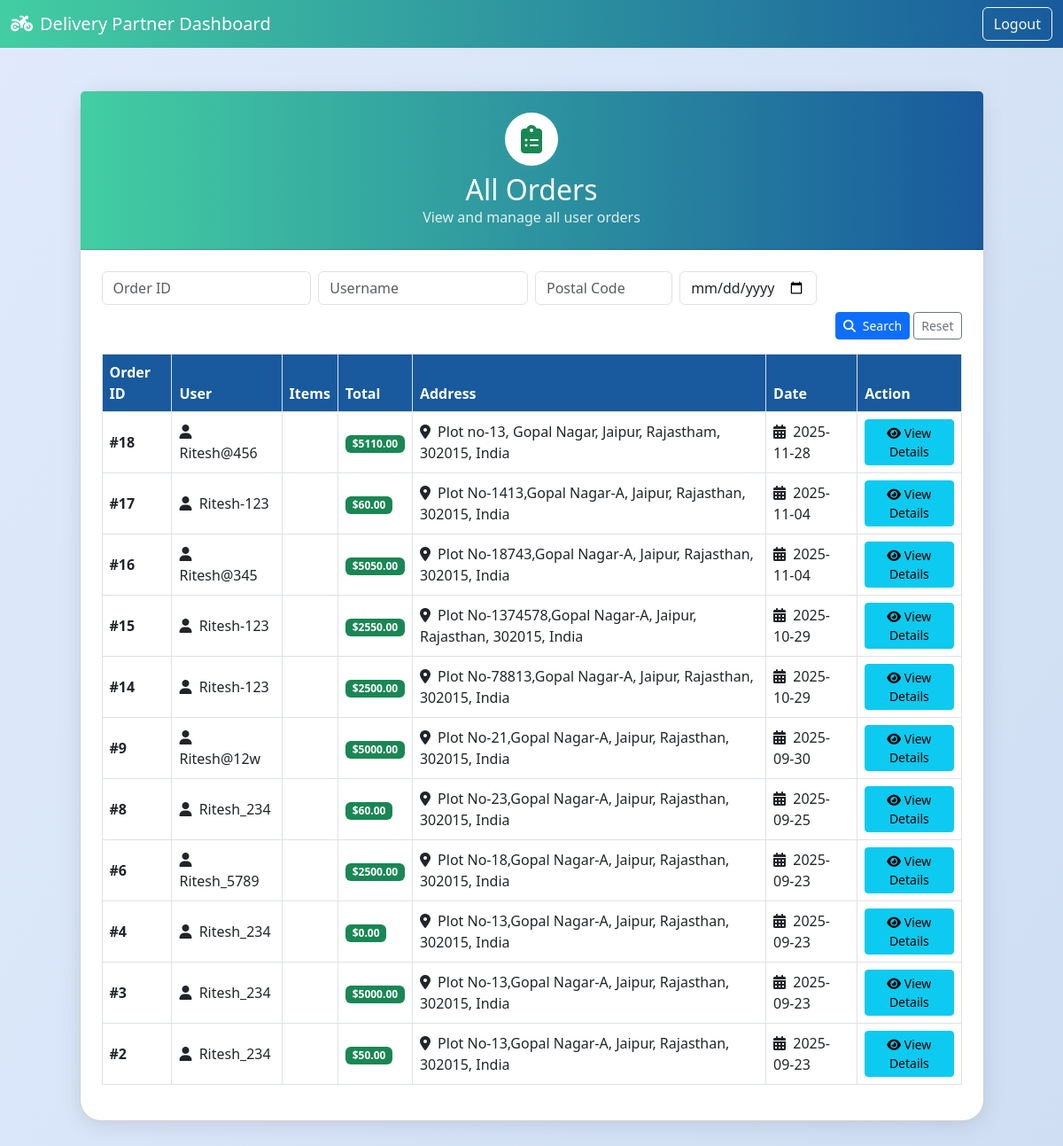
Screenshot of /delivery-partner/dashboard/ (signed in) with the database file from the repository.
### store/models.py (models this page shows, shortened)
class Order(models.Model):
    user = models.ForeignKey(User, on_delete=models.CASCADE)
    address = models.ForeignKey(Address, on_delete=models.CASCADE)
    created_at = models.DateTimeField(auto_now_add=True)
    items = models.ManyToManyField(CartItem)
    total = models.DecimalField(max_digits=10, decimal_places=2)
    tracking_status = models.CharField(max_length=100, default='Order Placed')

class Address(models.Model):
    user = models.ForeignKey(User, on_delete=models.CASCADE)
    address_line = models.CharField(max_length=255)
    city = models.CharField(max_length=100)
    state = models.CharField(max_length=100)
    postal_code = models.CharField(max_length=20)
    country = models.CharField(max_length=100)

### store/views.py (the view)
# urls.py: path('delivery-partner/dashboard/', views.delivery_dashboard, name='delivery_dashboard'),
def delivery_dashboard(request):
    if not request.session.get('delivery_partner_authenticated'):
        return redirect('delivery_partner_login')
    orders_qs = Order.objects.select_related('user', 'address').prefetch_related('items__product').all()
    order_id = request.GET.get('order_id') or request.GET.get('q')
    username = request.GET.get('username')
    postal_code = request.GET.get('postal_code')
    date = request.GET.get('date')
    if order_id:
        if str(order_id).isdigit():
            orders_qs = orders_qs.filter(id=int(order_id))
        else:
            orders_qs = orders_qs.none()
    if postal_code:
        orders_qs = orders_qs.filter(address__postal_code__icontains=postal_code)
    if username:
        orders_qs = orders_qs.filter(user__username__icontains=username)
    if date:
        orders_qs = orders_qs.filter(created_at__date=date)
    orders_qs = orders_qs.exclude(tracking_status__icontains='delivered')
    orders = orders_qs.order_by('-created_at')
    filters = {
        'order_id': order_id or '',
        'username': username or '',
        'postal_code': postal_code or '',
        'date': date or '',
    }
    return render(request, 'store/delivery_dashboard.html', {'orders': orders, 'filters': filters})

### store/templates/store/delivery_dashboard.html (shortened to what this page needs)
<!DOCTYPE html>
<html lang="en">
<head>
    <link href="https://cdn.jsdelivr.net/npm/bootstrap@5.3.0/dist/css/bootstrap.min.css" rel="stylesheet">
    <link rel="stylesheet" href="https://cdnjs.cloudflare.com/ajax/libs/font-awesome/6.4.0/css/all.min.css">
</head>
<body>
    <nav class="navbar navbar-expand-lg navbar-dark" style="background: linear-gradient(90deg, #43cea2 0%, #185a9d 100%);">
        <div class="container-fluid">
            <span class="navbar-brand mb-0 h1"><i class="fas fa-motorcycle me-2"></i>Delivery Partner Dashboard</span>
            <div class="d-flex">
                <a href="/delivery-partner/logout/" class="btn btn-outline-light">Logout</a>
            </div>
        </div>
    </nav>
    <div class="container py-5">
        <div class="row justify-content-center">
            <div class="col-lg-11">
                <div class="card dashboard-card">
                    <div class="card-header dashboard-header text-white text-center p-4">
                        <div class="icon-circle mb-2">
                            <i class="fas fa-clipboard-list fa-2x text-success"></i>
                        </div>
                        <h2 class="mb-0">All Orders</h2>
                        <p class="mb-0" style="font-size:1rem;opacity:0.85;">View and manage all user orders</p>
                    </div>
                    <div class="card-body p-4">
                        <form method="get" class="row g-2 mb-3">
                            <div class="col-sm-3">
                                <input type="text" name="order_id" class="form-control" placeholder="Order ID" value="{{ filters.order_id }}">
                            </div>
                            <div class="col-sm-3">
                                <input type="text" name="username" class="form-control" placeholder="Username" value="{{ filters.username }}">
                            </div>
                            <div class="col-sm-2">
                                <input type="text" name="postal_code" class="form-control" placeholder="Postal Code" value="{{ filters.postal_code }}">
                            </div>
                            <div class="col-sm-2">
                                <input type="date" name="date" class="form-control" placeholder="Date" value="{{ filters.date }}">
                            </div>
                            <div class="col-12 text-end mt-2">
                                <button type="submit" class="btn btn-primary btn-sm"><i class="fas fa-search me-1"></i> Search</button>
                                <a href="?" class="btn btn-outline-secondary btn-sm">Reset</a>
                            </div>
                        </form>
                        <div class="table-responsive">
                            <table class="table table-bordered align-middle">
                                <thead>
                                    <tr>
                                        <th>Order ID</th>
                                        <th>User</th>
                                        <th>Items</th>
                                        <th>Total</th>
                                        <th>Address</th>
                                        <th>Date</th>
                                        <th>Action</th>
                                    </tr>
                                </thead>
                                <tbody>
                                    {% for order in orders %}
                                    <tr>
                                        <td><b>#{{ order.id }}</b></td>
                                        <td><i class="fas fa-user me-1"></i> {{ order.user.username }}</td>
                                        <td>
                                        </td>
                                        <td><span class="badge bg-success">${{ order.total }}</span></td>
                                        <td><i class="fas fa-map-marker-alt me-1"></i> {{ order.address.address_line }}, {{ order.address.city }}, {{ order.address.state }}, {{ order.address.postal_code }}, {{ order.address.country }}</td>
                                        <td><i class="fas fa-calendar-alt me-1"></i> {{ order.created_at|date:"Y-m-d" }}</td>
                                        <td>
                                            <a href="{% url 'delivery_order_detail' order.id %}" class="btn btn-info btn-sm"><i class="fas fa-eye"></i> View Details</a>
                                        </td>
                                    </tr>
                                    {% endfor %}
                                </tbody>
                            </table>
                        </div>
                    </div>
                </div>
            </div>
        </div>
    </div>
</body>
</html>

### store/templates/store/delivery_dashboard.html (style rules this page uses)
body { background: linear-gradient(120deg, #e0eafc, #cfdef3 100%); min-height: 100vh; }
.dashboard-card { border-radius: 1.5rem; box-shadow: 0 4px 24px rgba(0,0,0,0.10); }
.dashboard-header { background: linear-gradient(90deg, #43cea2 0%, #185a9d 100%); border-radius: 1.5rem 1.5rem 0 0; }
.icon-circle { background: #fff; border-radius: 50%; width: 60px; height: 60px; display: flex; align-items: center; justify-content: center; margin: 0 auto 1rem auto; box-shadow: 0 2px 8px rgba(67,206,162,0.15); }
.table thead th { background: #185a9d; color: #fff; }

### rows the page displays
Order: id "18", user.username "Ritesh@456", total "5110.00", address.address_line "Plot no-13, Gopal Nagar", address.city "Jaipur", address.state "Rajastham", address.postal_code "302015", address.country "India", created_at "2025-11-28"
Order: id "17", user.username "Ritesh-123", total "60.00", address.address_line "Plot No-1413,Gopal Nagar-A", address.city "Jaipur", address.state "Rajasthan", address.postal_code "302015", address.country "India", created_at "2025-11-04"
Order: id "16", user.username "Ritesh@345", total "5050.00", address.address_line "Plot No-18743,Gopal Nagar-A", address.city "Jaipur", address.state "Rajasthan", address.postal_code "302015", address.country "India", created_at "2025-11-04"
Order: id "15", user.username "Ritesh-123", total "2550.00", address.address_line "Plot No-1374578,Gopal Nagar-A", address.city "Jaipur", address.state "Rajasthan", address.postal_code "302015", address.country "India", created_at "2025-10-29"
Order: id "14", user.username "Ritesh-123", total "2500.00", address.address_line "Plot No-78813,Gopal Nagar-A", address.city "Jaipur", address.state "Rajasthan", address.postal_code "302015", address.country "India", created_at "2025-10-29"
Order: id "9", user.username "Ritesh@12w", total "5000.00", address.address_line "Plot No-21,Gopal Nagar-A", address.city "Jaipur", address.state "Rajasthan", address.postal_code "302015", address.country "India", created_at "2025-09-30"
Order: id "8", user.username "Ritesh_234", total "60.00", address.address_line "Plot No-23,Gopal Nagar-A", address.city "Jaipur", address.state "Rajasthan", address.postal_code "302015", address.country "India", created_at "2025-09-25"
Order: id "6", user.username "Ritesh_5789", total "2500.00", address.address_line "Plot No-18,Gopal Nagar-A", address.city "Jaipur", address.state "Rajasthan", address.postal_code "302015", address.country "India", created_at "2025-09-23"
Order: id "4", user.username "Ritesh_234", total "0.00", address.address_line "Plot No-13,Gopal Nagar-A", address.city "Jaipur", address.state "Rajasthan", address.postal_code "302015", address.country "India", created_at "2025-09-23"
Order: id "3", user.username "Ritesh_234", total "5000.00", address.address_line "Plot No-13,Gopal Nagar-A", address.city "Jaipur", address.state "Rajasthan", address.postal_code "302015", address.country "India", created_at "2025-09-23"
Order: id "2", user.username "Ritesh_234", total "50.00", address.address_line "Plot No-13,Gopal Nagar-A", address.city "Jaipur", address.state "Rajasthan", address.postal_code "302015", address.country "India", created_at "2025-09-23"
